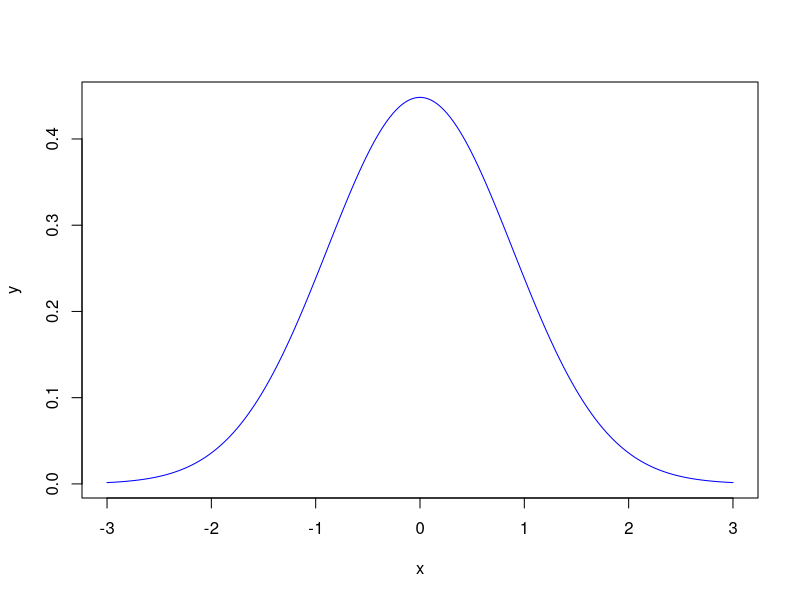

This chart was generated by the following R code:
## ---- chunk 1
mu = 0
mean=-0.545
s = 8.887
n = 200
se = s/(sqrt(n))
z = (mean - mu)/se
pvalue=pnorm(z) * 2
c(se, z, pvalue)
## ---- chunk 2
z=qnorm((1 - .95)/2)
ci1 = mean - z*se
ci2 = mean + z*se
c(se, z, ci1, ci2) 

## ---- chunk 3
x1 = 41.8
x2 = 39.4
s1 = 15.14
s2=15.12
n1=505
n2=667
z=1.96
se = sqrt(s1^2/n1 + s2^2/n2)
me = z*se
mean = x1 - x2
sprintf("se=%.4f, me=%.4f, mean=%.4f, ci(%.4f, %.4f)", se, me, mean, mean - me, mean + me)
## ---- chunk 4
x=seq(-3,3,length=200)
y=dnorm(x,mean=0,sd=0.89)
plot(x,y,type="l",lwd=1,col="blue")

z=(mean - 0)/se
pvalue=(1 - pnorm(z))*2
sprintf("z=%.4f, pvalue=%.4f", z, pvalue)
if (pvalue < .05) {
  print("Reject null hypothesis")
}
## ---- chunk 5
mean = 52.1;
s = 45.1;
n = 22;
t = abs(qt(0.025, df=n-1));
se = s/sqrt(n)
ci1 = mean - t*se;
ci2 = mean + t*se
sprintf("t=%.4f, se=%.4f, (%.4f, %.4f)", t, se, ci1, ci2);
## ---- chunk 6
mu = 30;
t = (mean - mu)/se;
pvalue = (1 - pt(t, df = n - 1)) * 2; # Two tails.

sprintf("t=%.4f, pvalue=%.4f, rejectH0=%s", t, pvalue, (pvalue < 0.05));

